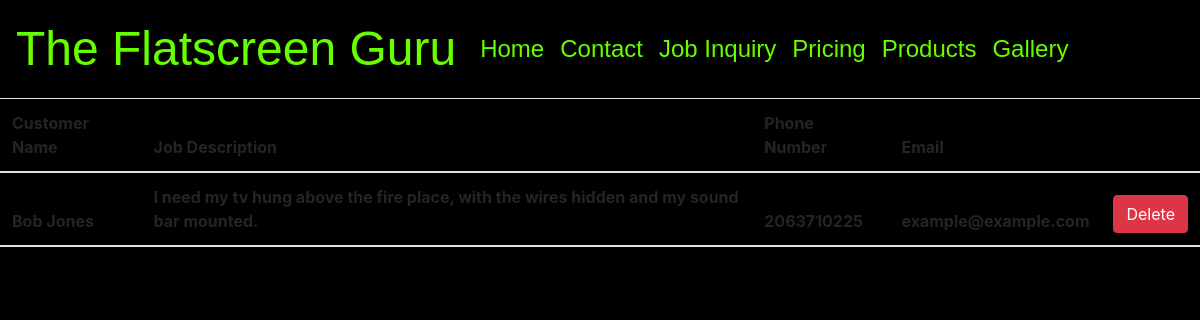
/jobs, run on an earlier commit of the app's database.
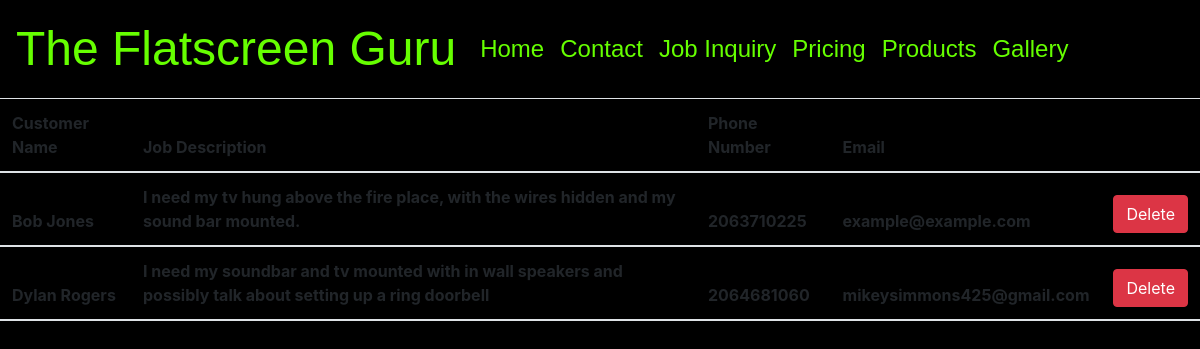
And on a later commit of the database.
### main/models.py (models this page shows)
class Job(models.Model):
    customer_name = models.CharField(max_length=255)
    job_desc = models.TextField()
    location = models.CharField(max_length=255)
    phone_number = models.CharField(default = 000, max_length = 20)
    email_address = models.CharField(default = "no email", max_length = 100)
    created_at = models.DateTimeField(auto_now_add=True)
    updated_at = models.DateTimeField(auto_now=True)
    objects = JobManager()

### main/views.py (the view)
# urls.py: path('jobs', views.jobs_display),
def jobs_display(request):
    all_jobs = Job.objects.all()
    context = {
        'all_jobs' : all_jobs
        }
    return render(request,'jobs.html',context)

### main/templates/jobs.html (shortened to what this page needs)
<!DOCTYPE html>
<html lang="en">
<head>
    <link rel="stylesheet" href="https://stackpath.bootstrapcdn.com/bootstrap/4.4.1/css/bootstrap.min.css">
    <link rel="stylesheet" href="static/css/style.css">
</head>
<body>
    <div id="container">
        <nav class="navbar navbar-expand-lg navbar-light">
            <a class="navbar-brand" href="/">The Flatscreen Guru</a>
            <div class="collapse navbar-collapse" id="navbarSupportedContent">
                <ul class="navbar-nav mr-auto">
                    <li class="nav-item active">
                        <a class="nav-link" href="/">Home <span class="sr-only">(current)</span></a>
                    </li>
                    <li class="nav-item">
                        <a class="nav-link" href="/contact">Contact</a>
                    </li>
                    <li class="nav-item">
                        <a class="nav-link" href="/jobinquiry">Job Inquiry</a>
                    </li>
                    <li class="nav-item">
                        <a class="nav-link" href="/pricing">Pricing</a>
                    </li>
                    <li class="nav-item">
                        <a class="nav-link" href="/products">Products</a>
                    </li>
                    <li class="nav-item">
                        <a class="nav-link" href="/gallery">Gallery</a>
                    </li>
                </ul>
            </div>
        </nav>
        <table class="table">
            <thead>
                <tr>
                    <th scope="col">Customer Name</th>
                    <th scope="col">Job Description</th>
                    <th scope="col">Phone Number</th>
                    <th scope="col">Email</th>
                    <th scope="col"></th>
                </tr>
                {%for job in all_jobs%}
                <tr>
                    <th scope="col">{{job.customer_name}}</th>
                    <th scope="col">{{job.job_desc}}</th>
                    <th scope="col">{{job.phone_number}}</th>
                    <th scope="col">{{job.email_address}}</th>
                    <form action="/delete" method="POST">
                    <th scope="col">
                        <button type="submit" class="btn btn-danger">Delete</button></th>
                    </form>
                </tr>
                {%endfor%}
        </table>
    </div>
</body>
</html>

What changed in the data, as far as the page shows it:
added Job: customer_name "Dylan Rogers", job_desc "I need my soundbar and tv mounted with in wall speakers and possibly talk about setting up a ring doorbell", phone_number "2064681060", email_address "mikeysimmons425@gmail.com"
